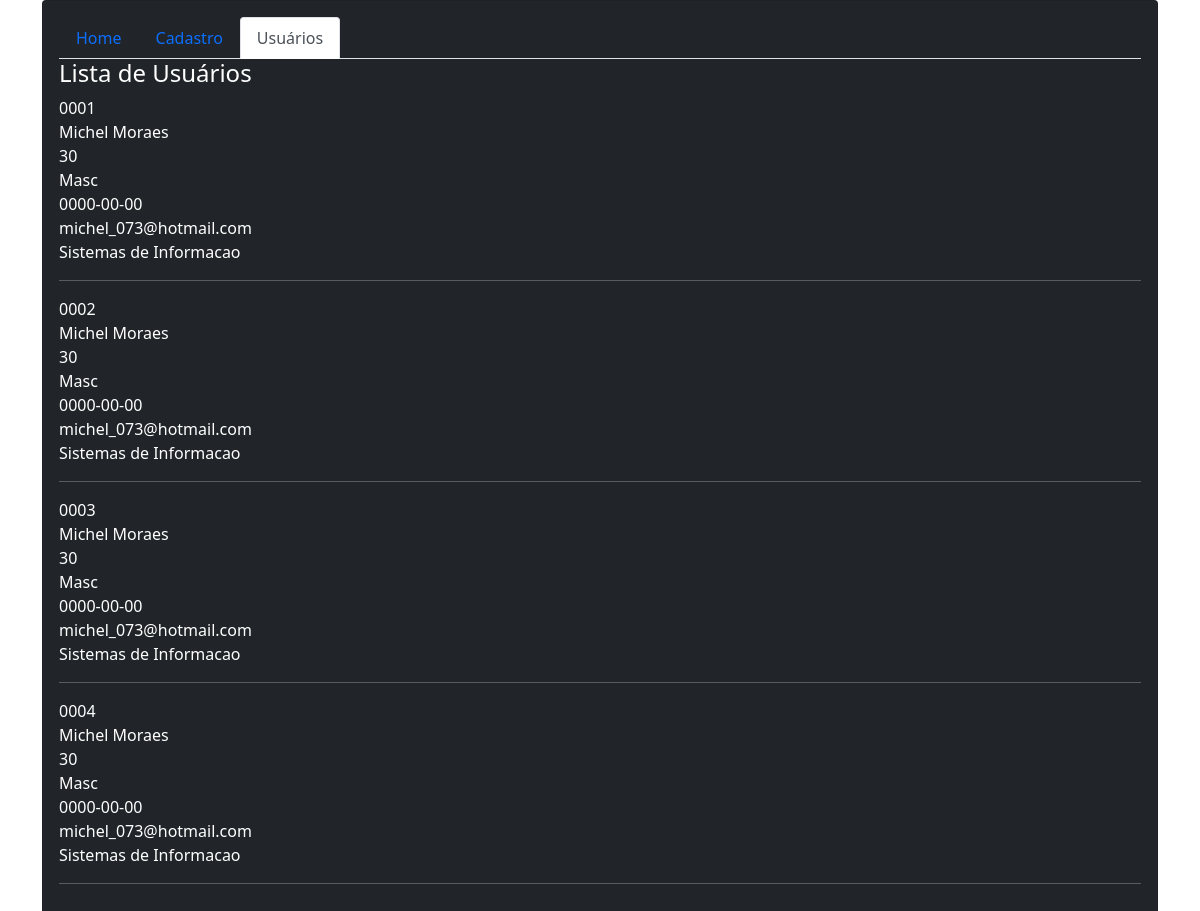
The page /Lista_Registro.php on the database as committed earlier.
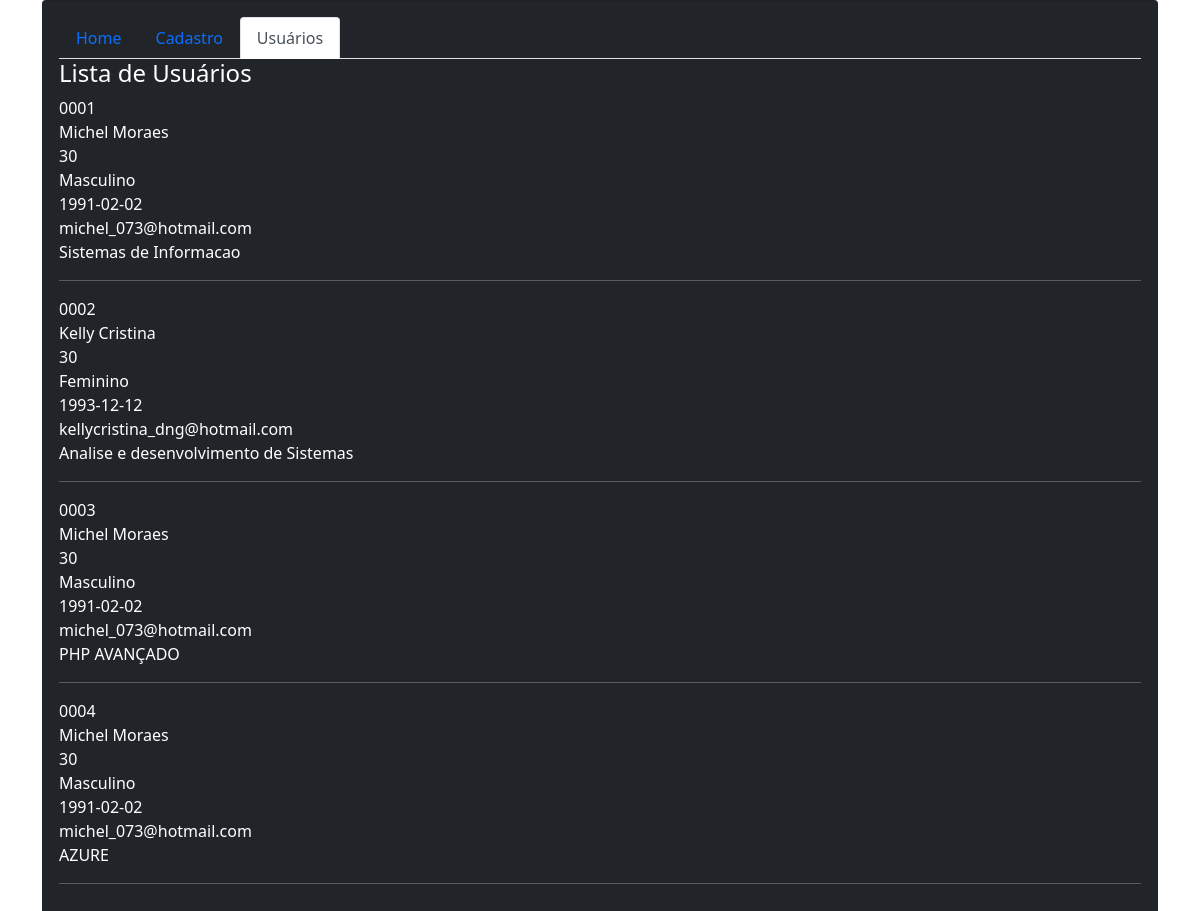
The same page on the database as committed later.
### tables this page shows
CREATE TABLE `clientes` (
  `Id_cliente` varchar(5) NOT NULL,
  `Nome_cliente` varchar(80) NOT NULL,
  `Idade_cliente` int(3) NOT NULL,
  `Genero_cliente` varchar(30) NOT NULL,
  `Data_Nasc_Cliente` date NOT NULL,
  `Email_Cliente` varchar(80) NOT NULL,
  `Curso_Cliente` varchar(80) NOT NULL
);

### Lista_Registro.php (the view, shortened to what this page needs)
<?php
    include_once("conexao.php");
?>
<!DOCTYPE html>
<html lang="en">
<head>
    <link href="https://cdn.jsdelivr.net/npm/bootstrap@5.1.3/dist/css/bootstrap.min.css" rel="stylesheet">
</head>
<body>
<div class="container-md">
    <div class="card bg-dark text-white">
        <div class="card-body">
        <ul class="nav nav-tabs">
            <li class="nav-item">
                <a class="nav-link" aria-current="page" href="./index.php">Home</a>
            </li>
            <li class="nav-item">
                <a class="nav-link" href="./inserir_Registro.php">Cadastro</a>
            </li>
            <li class="nav-item">
                <a class="nav-link active" href="./Lista_Registro.php">Usuários</a>
            </li>
            </ul>
        <h4>Lista de Usuários</h4>
        <?php
    $sql ="select * from clientes";
    $resultado = mysqli_query($conn,$sql);
        while ($registro=mysqli_fetch_array($resultado)){
        $Id_cliente = $registro['Id_cliente'];
        $Nome_cliente = $registro['Nome_cliente'];
        $Idade_cliente = $registro['Idade_cliente'];
        $Genero_cliente = $registro['Genero_cliente'];
        $Data_Nasc_Cliente = $registro['Data_Nasc_Cliente'];
        $Email_Cliente = $registro['Email_Cliente'];
        $Curso_Cliente = $registro['Curso_Cliente'];
        echo $Id_cliente.'<br>';
        echo $Nome_cliente.'<br>';
        echo $Idade_cliente.'<br>';
        echo $Genero_cliente.'<br>';
        echo $Data_Nasc_Cliente.'<br>';
        echo $Email_Cliente.'<br>';
        echo $Curso_Cliente.'<br>'.'<hr>';
        }
?>
        </div>
    </div>
</div>
</body>
</html>

Rows that differ between the two databases and show on the page:
changed clientes "Sistemas de Informacao": Genero_cliente "Masc" → "Masculino"; Data_Nasc_Cliente "0000-00-00" → "1991-02-02"
changed clientes id 0002: Nome_cliente "Michel Moraes" → "Kelly Cristina"; Genero_cliente "Masc" → "Feminino"; Data_Nasc_Cliente "0000-00-00" → "1993-12-12"; Email_Cliente "michel_073@hotmail.com" → "kellycristina_dng@hotmail.com"; Curso_Cliente "Sistemas de Informacao" → "Analise e desenvolvimento de Sistemas"
changed clientes id 0003: Genero_cliente "Masc" → "Masculino"; Data_Nasc_Cliente "0000-00-00" → "1991-02-02"; Curso_Cliente "Sistemas de Informacao" → "PHP AVANÇADO"
changed clientes id 0004: Genero_cliente "Masc" → "Masculino"; Data_Nasc_Cliente "0000-00-00" → "1991-02-02"; Curso_Cliente "Sistemas de Informacao" → "AZURE"
